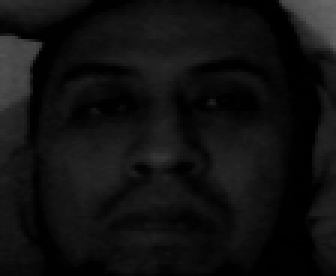
#> input picture App/Data/Bryan/1.png, 112 x 92 px, found by its file name (shown 3 times larger)
$ python reconocimiento.py
#> lines starting #> are read from the running program, lines starting #| are printed output that depends on the picture
### DeepLearning/listaPermitidos.py
class flabianos:
    """ Lista de invitados a la cena del señor en el laboratorio """

    def __init__(self):
        self.permitidos=['Bryan_Sierra','Dylan_Sierra',
               'Lupita Tejeda','Ian Ibarria']

    # [5 lines left out: function TuSiTuNo, not called in this run]

### DeepLearning/reconocimiento.py
#OpenCV module
import cv2
#Modulo para leer directorios y rutas de archivos
import os
#OpenCV trabaja con arreglos de numpy
import numpy
#Se importa la lista de personas con acceso al laboratorio
from listaPermitidos import flabianos
flabs=flabianos()

# Parte 1: Creando el entrenamiento del modelo
print('Formando...')

#Directorio donde se encuentran las carpetas con las caras de entrenamiento
dir_faces = 'C:/Users/Hopewell/Desktop/Smarty-FACES/FaceRecognition2/App/Data' #Cambia a la ruta donde hayas almacenado Data

#Tamaño para reducir a miniaturas las fotografias
size = 4

# Crear una lista de imagenes y una lista de nombres correspondientes
(images, lables, names, id) = ([], [], {}, 0)
for (subdirs, dirs, files) in os.walk(dir_faces):
    for subdir in dirs:
        names[id] = subdir
        subjectpath = os.path.join(dir_faces, subdir)
        for filename in os.listdir(subjectpath):
            path = subjectpath + '/' + filename
            lable = id
            images.append(cv2.imread(path, 0))
            lables.append(int(lable))
        id += 1
#> id = 1
(im_width, im_height) = (112, 92)

# Crear una matriz Numpy de las dos listas anteriores
(images, lables) = [numpy.array(lis) for lis in [images, lables]]
# OpenCV entrena un modelo a partir de las imagenes
model = cv2.face.LBPHFaceRecognizer_create()
model.train(images, lables)


# Parte 2: Utilizar el modelo entrenado en funcionamiento con la camara
face_cascade = cv2.CascadeClassifier( 'haarcascade_frontalface_default.xml')
cap = cv2.VideoCapture(0)

while True:
    #leemos un frame y lo guardamos
    rval, frame = cap.read()
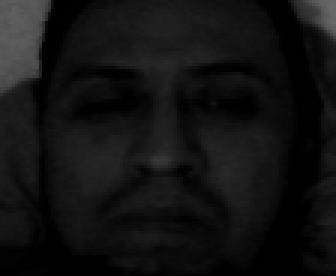
#> input picture App/Data/Bryan/109.png, 112 x 92 px, given in place of the camera (shown 3 times larger)
#> frame is the input picture: shape (92, 112, 3); min 0, max 106, mean 18.4
    frame=cv2.flip(frame,1,0)
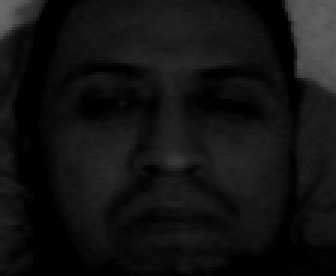
#> frame: shape (92, 112, 3) (shown 3 times larger); min 0, max 106, mean 18.4

    #convertimos la imagen a blanco y negro
    gray = cv2.cvtColor(frame, cv2.COLOR_BGR2GRAY)

    #redimensionar la imagen
    mini = cv2.resize(gray, (int(gray.shape[1] / size), int(gray.shape[0] / size)))

    """buscamos las coordenadas de los rostros (si los hay) y
   guardamos su posicion"""
    faces = face_cascade.detectMultiScale(mini)

    for i in range(len(faces)):
        face_i = faces[i]
        (x, y, w, h) = [v * size for v in face_i]
        face = gray[y:y + h, x:x + w]
        face_resize = cv2.resize(face, (im_width, im_height))

        # Intentado reconocer la cara
        prediction = model.predict(face_resize)

         #Dibujamos un rectangulo en las coordenadas del rostro
        cv2.rectangle(frame, (x, y), (x + w, y + h), (0, 255, 0), 3)

        # Escribiendo el nombre de la cara reconocida
        # La variable cara tendra el nombre de la persona reconocida
        cara = '%s' % (names[prediction[0]])

        #Si la prediccion tiene una exactitud menor a 100 se toma como prediccion valida
        if prediction[1]<100 :
          #Ponemos el nombre de la persona que se reconoció
          cv2.putText(frame,'%s - %.0f' % (cara,prediction[1]),(x-10, y-10), cv2.FONT_HERSHEY_PLAIN,1,(0, 255, 0))

          #En caso de que la cara sea de algun conocido se realizara determinadas accione
          #Busca si los nombres de las personas reconocidas estan dentro de los que tienen acceso
          flabs.TuSiTuNo(cara)

        #Si la prediccion es mayor a 100 no es un reconomiento con la exactitud suficiente
        elif prediction[1]>101 and prediction[1]<500:
            #Si la cara es desconocida, poner desconocido
            cv2.putText(frame, 'Desconocido',(x-10, y-10), cv2.FONT_HERSHEY_PLAIN,1,(0, 255, 0))

        #Mostramos la imagen
        cv2.imshow('OpenCV Reconocimiento facial', frame)

    #Si se presiona la tecla ESC se cierra el programa
    key = cv2.waitKey(10)
#> (key Esc is pressed here)
    if key == 27:
        cv2.destroyAllWindows()
        break
